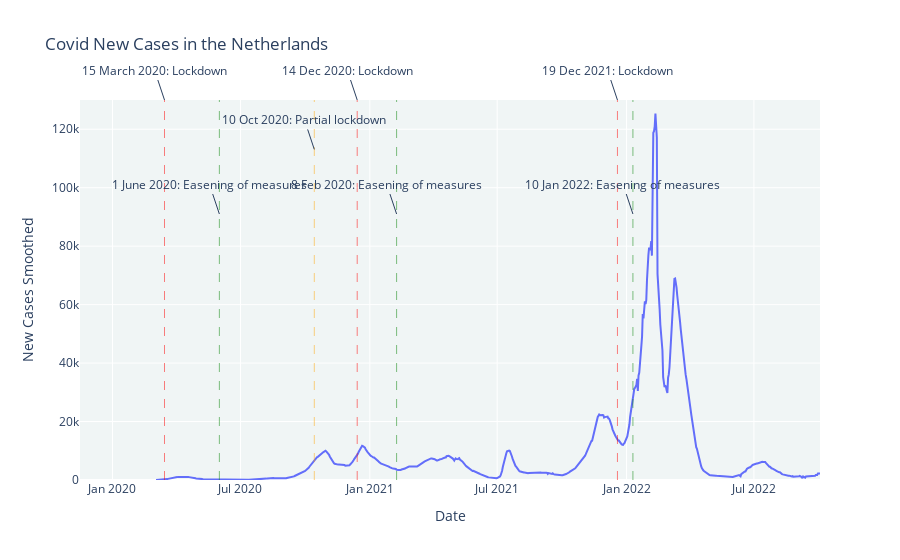

Here is the notebook cell this chart was saved with:
### Code cell
fig = px.line(covid_nl_clean_df, x="date", y="new_cases_smoothed", animation_group="new_cases_smoothed", hover_name="new_cases_smoothed", range_y=[0,130000], title = "Covid New Cases in the Netherlands")
fig.add_vline(x= "2020-03-15", line_dash = 'dash', line_width = 0.5, line_color = 'red')
fig.add_annotation(x="2020-03-15", y=1, yref="paper", text="15 March 2020: Lockdown")

fig.add_vline(x= "2020-06-01", line_dash = 'dash', line_width = 0.5, line_color = 'green')
fig.add_annotation(x="2020-06-01", y=0.7, yref="paper", text="1 June 2020: Easening of measures")

fig.add_vline(x= "2020-10-14", line_dash = 'dash', line_width = 0.5, line_color = 'orange')
fig.add_annotation(x="2020-10-14", y=0.87, yref="paper", text="10 Oct 2020: Partial lockdown")

fig.add_vline(x= "2020-12-14", line_dash = 'dash', line_width = 0.5, line_color = 'red')
fig.add_annotation(x="2020-12-14", y=1, yref="paper", text="14 Dec 2020: Lockdown")

fig.add_vline(x= "2021-02-08", line_color = 'green', line_width = 0.5, line_dash ='dash')
fig.add_annotation(x="2021-02-08", y=0.7, yref="paper", text="8 Feb 2020: Easening of measures")

fig.add_vline(x= "2021-12-19", line_color = 'red', line_width = 0.5, line_dash ='dash')
fig.add_annotation(x="2021-12-19", y=1, yref="paper", text="19 Dec 2021: Lockdown")

fig.add_vline(x= "2022-01-10", line_color = 'green', line_width = 0.5, line_dash ='dash')
fig.add_annotation(x="2022-01-10", y=0.7, yref="paper", text="10 Jan 2022: Easening of measures")

fig.update_layout(xaxis_title= 'Date', yaxis_title = 'New Cases Smoothed')
fig.layout.plot_bgcolor='#f0f5f5'
fig.show()

### Figure 1 — Plotly figure (JSON) as saved in the notebook; plotly's stock layout.template omitted (floating-point values rounded to 4 significant figures; data arrays with more than 128 entries replaced by an {"elided": "..."} marker saying what was removed)
{"data": [{"hovertemplate": "<b>%{hovertext}</b><br><br>date=%{x}<br>new_cases_smoothed=%{y}<extra></extra>", "hovertext": {"elided": "945 float values"}, "ids": {"elided": "945 float values"}, "legendgroup": "", "line": {"color": "#636efa", "dash": "solid"}, "marker": {"symbol": "circle"}, "mode": "lines", "name": "", "orientation": "v", "showlegend": false, "type": "scatter", "x": {"elided": "945 str values"}, "xaxis": "x", "y": {"elided": "945 float values"}, "yaxis": "y"}], "layout": {"annotations": [{"text": "15 March 2020: Lockdown", "x": "2020-03-15", "y": 1, "yref": "paper"}, {"text": "1 June 2020: Easening of measures", "x": "2020-06-01", "y": 0.7, "yref": "paper"}, {"text": "10 Oct 2020: Partial lockdown", "x": "2020-10-14", "y": 0.87, "yref": "paper"}, {"text": "14 Dec 2020: Lockdown", "x": "2020-12-14", "y": 1, "yref": "paper"}, {"text": "8 Feb 2020: Easening of measures", "x": "2021-02-08", "y": 0.7, "yref": "paper"}, {"text": "19 Dec 2021: Lockdown", "x": "2021-12-19", "y": 1, "yref": "paper"}, {"text": "10 Jan 2022: Easening of measures", "x": "2022-01-10", "y": 0.7, "yref": "paper"}], "legend": {"tracegroupgap": 0}, "plot_bgcolor": "#f0f5f5", "shapes": [{"line": {"color": "red", "dash": "dash", "width": 0.5}, "type": "line", "x0": "2020-03-15", "x1": "2020-03-15", "xref": "x", "y0": 0, "y1": 1, "yref": "y domain"}, {"line": {"color": "green", "dash": "dash", "width": 0.5}, "type": "line", "x0": "2020-06-01", "x1": "2020-06-01", "xref": "x", "y0": 0, "y1": 1, "yref": "y domain"}, {"line": {"color": "orange", "dash": "dash", "width": 0.5}, "type": "line", "x0": "2020-10-14", "x1": "2020-10-14", "xref": "x", "y0": 0, "y1": 1, "yref": "y domain"}, {"line": {"color": "red", "dash": "dash", "width": 0.5}, "type": "line", "x0": "2020-12-14", "x1": "2020-12-14", "xref": "x", "y0": 0, "y1": 1, "yref": "y domain"}, {"line": {"color": "green", "dash": "dash", "width": 0.5}, "type": "line", "x0": "2021-02-08", "x1": "2021-02-08", "xref": "x", "y0": 0, "y1": 1, "yref": "y domain"}, {"line": {"color": "red", "dash": "dash", "width": 0.5}, "type": "line", "x0": "2021-12-19", "x1": "2021-12-19", "xref": "x", "y0": 0, "y1": 1, "yref": "y domain"}, {"line": {"color": "green", "dash": "dash", "width": 0.5}, "type": "line", "x0": "2022-01-10", "x1": "2022-01-10", "xref": "x", "y0": 0, "y1": 1, "yref": "y domain"}], "title": {"text": "Covid New Cases in the Netherlands"}, "xaxis": {"anchor": "y", "domain": [0, 1], "title": {"text": "Date"}}, "yaxis": {"anchor": "x", "domain": [0, 1], "range": [0, 130000], "title": {"text": "New Cases Smoothed"}}}}
